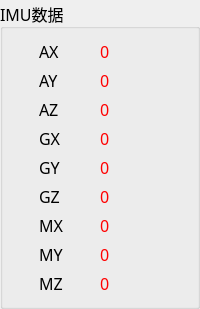
      <widget class="QGroupBox" name="groupBox_3">
       <property name="sizePolicy">
        <sizepolicy hsizetype="Fixed" vsizetype="Expanding">
         <horstretch>0</horstretch>
         <verstretch>0</verstretch>
        </sizepolicy>
       </property>
       <property name="minimumSize">
        <size>
         <width>0</width>
         <height>0</height>
        </size>
       </property>
       <property name="font">
        <font>
         <family>3ds</family>
         <pointsize>12</pointsize>
        </font>
       </property>
       <property name="title">
        <string>IMU数据</string>
       </property>
       <property name="alignment">
        <set>Qt::AlignLeading|Qt::AlignLeft|Qt::AlignVCenter</set>
       </property>
       <property name="flat">
        <bool>false</bool>
       </property>
       <property name="checkable">
        <bool>false</bool>
       </property>
       <layout class="QVBoxLayout" name="verticalLayout_7">
        <item>
         <layout class="QGridLayout" name="gridLayout_2">
          <item row="3" column="0">
           <widget class="QLabel" name="label_19">
            <property name="sizePolicy">
             <sizepolicy hsizetype="Fixed" vsizetype="Expanding">
              <horstretch>0</horstretch>
              <verstretch>0</verstretch>
             </sizepolicy>
            </property>
            <property name="minimumSize">
             <size>
              <width>30</width>
              <height>20</height>
             </size>
            </property>
            <property name="font">
             <font>
              <family>3ds</family>
              <pointsize>12</pointsize>
             </font>
            </property>
            <property name="styleSheet">
             <string notr="true">QLabel
{ 
	color: rgb(0, 0, 0); 
} </string>
            </property>
            <property name="text">
             <string>GX</string>
            </property>
           </widget>
          </item>
          <item row="3" column="1">
           <widget class="QLabel" name="gx">
            <property name="sizePolicy">
             <sizepolicy hsizetype="Fixed" vsizetype="Expanding">
              <horstretch>0</horstretch>
              <verstretch>0</verstretch>
             </sizepolicy>
            </property>
            <property name="minimumSize">
             <size>
              <width>60</width>
              <height>0</height>
             </size>
            </property>
            <property name="font">
             <font>
              <family>3ds</family>
              <pointsize>12</pointsize>
             </font>
            </property>
            <property name="styleSheet">
             <string notr="true">QLabel
{ 
	color: rgb(255, 0, 0); 
} </string>
            </property>
            <property name="text">
             <string>0</string>
            </property>
           </widget>
          </item>
          <item row="1" column="1">
           <widget class="QLabel" name="ay">
            <property name="sizePolicy">
             <sizepolicy hsizetype="Fixed" vsizetype="Expanding">
              <horstretch>0</horstretch>
              <verstretch>0</verstretch>
             </sizepolicy>
            </property>
            <property name="minimumSize">
             <size>
              <width>60</width>
              <height>0</height>
             </size>
            </property>
            <property name="font">
             <font>
              <family>3ds</family>
              <pointsize>12</pointsize>
             </font>
            </property>
            <property name="styleSheet">
             <string notr="true">QLabel
{ 
	color: rgb(255, 0, 0); 
} </string>
            </property>
            <property name="text">
             <string>0</string>
            </property>
           </widget>
          </item>
          <item row="7" column="0">
           <widget class="QLabel" name="label_24">
            <property name="sizePolicy">
             <sizepolicy hsizetype="Fixed" vsizetype="Expanding">
              <horstretch>0</horstretch>
              <verstretch>0</verstretch>
             </sizepolicy>
            </property>
            <property name="minimumSize">
             <size>
              <width>30</width>
              <height>20</height>
             </size>
            </property>
            <property name="font">
             <font>
              <family>3ds</family>
              <pointsize>12</pointsize>
             </font>
            </property>
            <property name="styleSheet">
             <string notr="true">QLabel
{ 
	color: rgb(0, 0, 0); 
} </string>
            </property>
            <property name="text">
             <string>MY</string>
            </property>
           </widget>
          </item>
          <item row="8" column="1">
           <widget class="QLabel" name="mz">
            <property name="sizePolicy">
             <sizepolicy hsizetype="Fixed" vsizetype="Expanding">
              <horstretch>0</horstretch>
              <verstretch>0</verstretch>
             </sizepolicy>
            </property>
            <property name="minimumSize">
             <size>
              <width>60</width>
              <height>0</height>
             </size>
            </property>
            <property name="font">
             <font>
              <family>3ds</family>
              <pointsize>12</pointsize>
             </font>
            </property>
            <property name="styleSheet">
             <string notr="true">QLabel
{ 
	color: rgb(255, 0, 0); 
} </string>
            </property>
            <property name="text">
             <string>0</string>
            </property>
           </widget>
          </item>
          <item row="5" column="0">
           <widget class="QLabel" name="label_22">
            <property name="sizePolicy">
             <sizepolicy hsizetype="Fixed" vsizetype="Expanding">
              <horstretch>0</horstretch>
              <verstretch>0</verstretch>
             </sizepolicy>
            </property>
            <property name="minimumSize">
             <size>
              <width>30</width>
              <height>20</height>
             </size>
            </property>
            <property name="font">
             <font>
              <family>3ds</family>
              <pointsize>12</pointsize>
             </font>
            </property>
            <property name="styleSheet">
             <string notr="true">QLabel
{ 
	color: rgb(0, 0, 0); 
} </string>
            </property>
            <property name="text">
             <string>GZ</string>
            </property>
           </widget>
          </item>
          <item row="0" column="0">
           <widget class="QLabel" name="label_17">
            <property name="sizePolicy">
             <sizepolicy hsizetype="Fixed" vsizetype="Expanding">
              <horstretch>0</horstretch>
              <verstretch>0</verstretch>
             </sizepolicy>
            </property>
            <property name="minimumSize">
             <size>
              <width>30</width>
              <height>20</height>
             </size>
            </property>
            <property name="font">
             <font>
              <family>3ds</family>
              <pointsize>12</pointsize>
             </font>
            </property>
            <property name="styleSheet">
             <string notr="true">QLabel
{ 
	color: rgb(0, 0, 0); 
} </string>
            </property>
            <property name="text">
             <string>AX</string>
            </property>
           </widget>
          </item>
          <item row="7" column="1">
           <widget class="QLabel" name="my">
            <property name="sizePolicy">
             <sizepolicy hsizetype="Fixed" vsizetype="Expanding">
              <horstretch>0</horstretch>
              <verstretch>0</verstretch>
             </sizepolicy>
            </property>
            <property name="minimumSize">
             <size>
              <width>60</width>
              <height>0</height>
             </size>
            </property>
            <property name="font">
             <font>
              <family>3ds</family>
              <pointsize>12</pointsize>
             </font>
            </property>
            <property name="styleSheet">
             <string notr="true">QLabel
{ 
	color: rgb(255, 0, 0); 
} </string>
            </property>
            <property name="text">
             <string>0</string>
            </property>
           </widget>
          </item>
          <item row="8" column="0">
           <widget class="QLabel" name="label_25">
            <property name="sizePolicy">
             <sizepolicy hsizetype="Fixed" vsizetype="Expanding">
              <horstretch>0</horstretch>
              <verstretch>0</verstretch>
             </sizepolicy>
            </property>
            <property name="minimumSize">
             <size>
              <width>30</width>
              <height>20</height>
             </size>
            </property>
            <property name="font">
             <font>
              <family>3ds</family>
              <pointsize>12</pointsize>
             </font>
            </property>
            <property name="styleSheet">
             <string notr="true">QLabel
{ 
	color: rgb(0, 0, 0); 
} </string>
            </property>
            <property name="text">
             <string>MZ</string>
            </property>
           </widget>
          </item>
          <item row="5" column="1">
           <widget class="QLabel" name="gz">
            <property name="sizePolicy">
             <sizepolicy hsizetype="Fixed" vsizetype="Expanding">
              <horstretch>0</horstretch>
              <verstretch>0</verstretch>
             </sizepolicy>
            </property>
            <property name="minimumSize">
             <size>
              <width>60</width>
              <height>0</height>
             </size>
            </property>
            <property name="font">
             <font>
              <family>3ds</family>
              <pointsize>12</pointsize>
             </font>
            </property>
            <property name="styleSheet">
             <string notr="true">QLabel
{ 
	color: rgb(255, 0, 0); 
} </string>
            </property>
            <property name="text">
             <string>0</string>
            </property>
           </widget>
          </item>
          <item row="4" column="0">
           <widget class="QLabel" name="label_21">
            <property name="sizePolicy">
             <sizepolicy hsizetype="Fixed" vsizetype="Expanding">
              <horstretch>0</horstretch>
              <verstretch>0</verstretch>
             </sizepolicy>
            </property>
            <property name="minimumSize">
             <size>
              <width>30</width>
              <height>20</height>
             </size>
            </property>
            <property name="font">
             <font>
              <family>3ds</family>
              <pointsize>12</pointsize>
             </font>
            </property>
            <property name="styleSheet">
             <string notr="true">QLabel
{ 
	color: rgb(0, 0, 0); 
} </string>
            </property>
            <property name="text">
             <string>GY</string>
            </property>
           </widget>
          </item>
          <item row="6" column="1">
           <widget class="QLabel" name="mx">
            <property name="sizePolicy">
             <sizepolicy hsizetype="Fixed" vsizetype="Expanding">
              <horstretch>0</horstretch>
              <verstretch>0</verstretch>
             </sizepolicy>
            </property>
            <property name="minimumSize">
             <size>
              <width>60</width>
              <height>0</height>
             </size>
            </property>
            <property name="font">
             <font>
              <family>3ds</family>
              <pointsize>12</pointsize>
             </font>
            </property>
            <property name="styleSheet">
             <string notr="true">QLabel
{ 
	color: rgb(255, 0, 0); 
} </string>
            </property>
            <property name="text">
             <string>0</string>
            </property>
           </widget>
          </item>
          <item row="6" column="0">
           <widget class="QLabel" name="label_23">
            <property name="sizePolicy">
             <sizepolicy hsizetype="Fixed" vsizetype="Expanding">
              <horstretch>0</horstretch>
              <verstretch>0</verstretch>
             </sizepolicy>
            </property>
            <property name="minimumSize">
             <size>
              <width>30</width>
              <height>20</height>
             </size>
            </property>
            <property name="font">
             <font>
              <family>3ds</family>
              <pointsize>12</pointsize>
             </font>
            </property>
            <property name="styleSheet">
             <string notr="true">QLabel
{ 
	color: rgb(0, 0, 0); 
} </string>
            </property>
            <property name="text">
             <string>MX</string>
            </property>
           </widget>
          </item>
          <item row="2" column="0">
           <widget class="QLabel" name="label_18">
            <property name="sizePolicy">
             <sizepolicy hsizetype="Fixed" vsizetype="Expanding">
              <horstretch>0</horstretch>
              <verstretch>0</verstretch>
             </sizepolicy>
            </property>
            <property name="minimumSize">
             <size>
              <width>30</width>
              <height>20</height>
             </size>
            </property>
            <property name="font">
             <font>
              <family>3ds</family>
              <pointsize>12</pointsize>
             </font>
            </property>
            <property name="styleSheet">
             <string notr="true">QLabel
{ 
	color: rgb(0, 0, 0); 
} </string>
            </property>
            <property name="text">
             <string>AZ</string>
            </property>
           </widget>
          </item>
          <item row="1" column="0">
           <widget class="QLabel" name="label_16">
            <property name="sizePolicy">
             <sizepolicy hsizetype="Fixed" vsizetype="Expanding">
              <horstretch>0</horstretch>
              <verstretch>0</verstretch>
             </sizepolicy>
            </property>
            <property name="minimumSize">
             <size>
              <width>30</width>
              <height>20</height>
             </size>
            </property>
            <property name="font">
             <font>
              <family>3ds</family>
              <pointsize>12</pointsize>
             </font>
            </property>
            <property name="styleSheet">
             <string notr="true">QLabel
{ 
	color: rgb(0, 0, 0); 
} </string>
            </property>
            <property name="text">
             <string>AY</string>
            </property>
           </widget>
          </item>
          <item row="4" column="1">
           <widget class="QLabel" name="gy">
            <property name="sizePolicy">
             <sizepolicy hsizetype="Fixed" vsizetype="Expanding">
              <horstretch>0</horstretch>
              <verstretch>0</verstretch>
             </sizepolicy>
            </property>
            <property name="minimumSize">
             <size>
              <width>60</width>
              <height>0</height>
             </size>
            </property>
            <property name="font">
             <font>
              <family>3ds</family>
              <pointsize>12</pointsize>
             </font>
            </property>
            <property name="styleSheet">
             <string notr="true">QLabel
{ 
	color: rgb(255, 0, 0); 
} </string>
            </property>
            <property name="text">
             <string>0</string>
            </property>
           </widget>
          </item>
          <item row="2" column="1">
           <widget class="QLabel" name="az">
            <property name="sizePolicy">
             <sizepolicy hsizetype="Fixed" vsizetype="Expanding">
              <horstretch>0</horstretch>
              <verstretch>0</verstretch>
             </sizepolicy>
            </property>
            <property name="minimumSize">
             <size>
              <width>60</width>
              <height>0</height>
             </size>
            </property>
            <property name="font">
             <font>
              <family>3ds</family>
              <pointsize>12</pointsize>
             </font>
            </property>
            <property name="styleSheet">
             <string notr="true">QLabel
{ 
	color: rgb(255, 0, 0); 
} </string>
            </property>
            <property name="text">
             <string>0</string>
            </property>
           </widget>
          </item>
          <item row="0" column="1">
           <widget class="QLabel" name="ax">
            <property name="sizePolicy">
             <sizepolicy hsizetype="Fixed" vsizetype="Expanding">
              <horstretch>0</horstretch>
              <verstretch>0</verstretch>
             </sizepolicy>
            </property>
            <property name="minimumSize">
             <size>
              <width>60</width>
              <height>0</height>
             </size>
            </property>
            <property name="font">
             <font>
              <family>3ds</family>
              <pointsize>12</pointsize>
             </font>
            </property>
            <property name="styleSheet">
             <string notr="true">QLabel
{ 
	color: rgb(255, 0, 0); 
} </string>
            </property>
            <property name="text">
             <string>0</string>
            </property>
           </widget>
          </item>
         </layout>
        </item>
       </layout>
      </widget>
